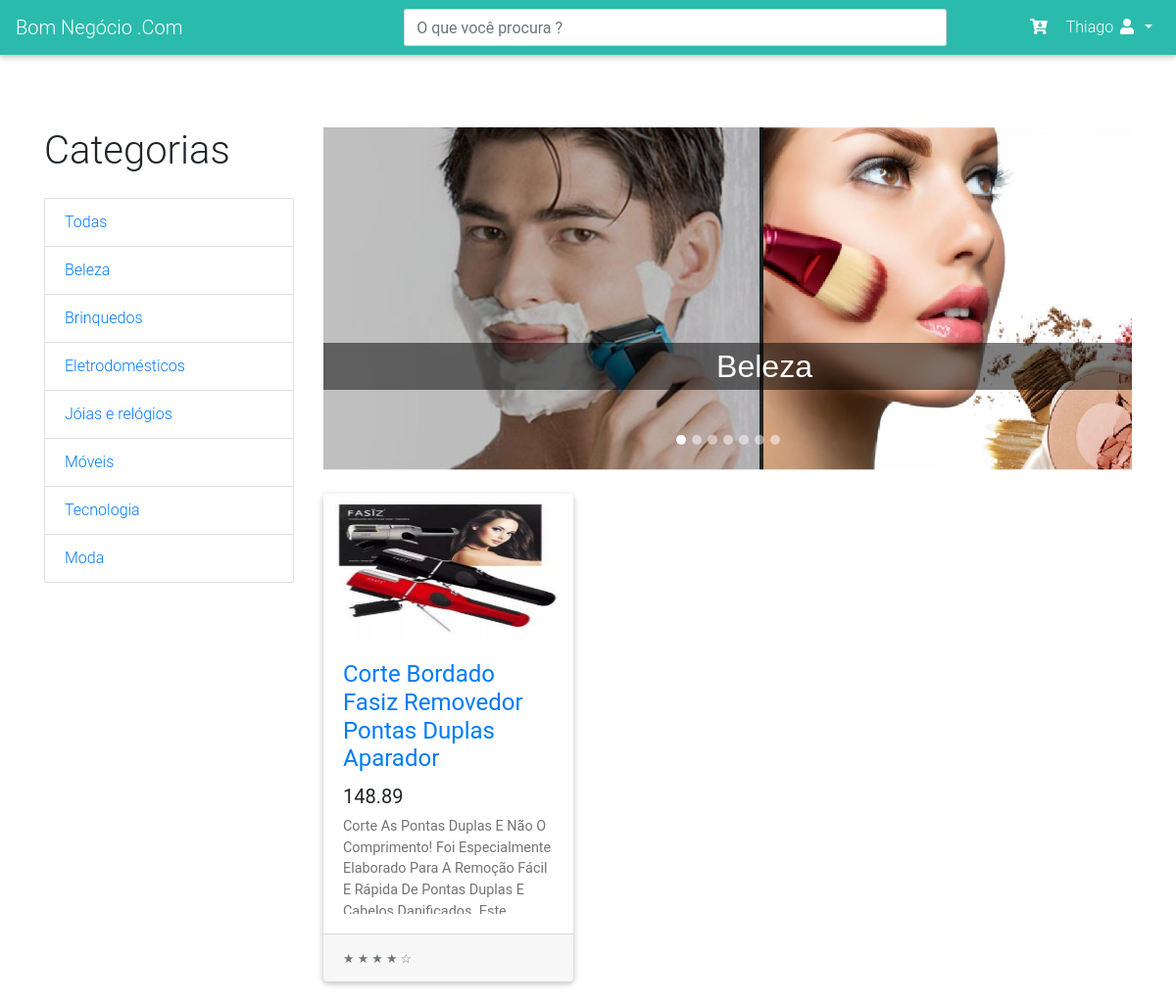
/listar_por_categoria/2 (signed in), run on the app's committed database.
### loja/models.py (models this page shows, shortened)
class Categoria(models.Model):
    nome = models.CharField(max_length=20)
    imgPath = models.ImageField(null=True, upload_to='img/category')
    class Meta:
        verbose_name_plural = 'Categorias'

class Anuncio(models.Model):
    titulo = models.CharField(max_length=100)
    descricao = models.TextField(max_length=1000)
    preco = models.DecimalField(max_digits=7, decimal_places=2)
    imgPath = models.ImageField(null=True, upload_to='img/', default='', blank=True)
    categoria = models.ForeignKey(Categoria, on_delete=models.CASCADE)
    usuario = models.ForeignKey(User, on_delete=models.CASCADE,  null=True, blank=True)
    class Meta:
        verbose_name_plural = 'Anuncios'

### loja/views.py (the view)
# urls.py: path('listar_por_categoria/<int:pk>', listar_por_categoria, name='url_listar_por_categoria'),
@login_required(login_url='url_index')
def listar_por_categoria(request, pk):
    dados = {}
    dados['anuncios'] = Anuncio.objects.filter(categoria = pk)
    dados['categorias'] = Categoria.objects.all()
    dados['usuario'] = request.user
    return render(request, 'loja/home.html', dados)

### loja/templates/loja/home.html (shortened to what this page needs)
{% extends 'loja/menu.html' %}
{% load static %}
{% block content %}
    <div class="container">
    <div class="row">
      <div class="col-lg-3">
        <h1 class="my-4">Categorias</h1>
        <div class="list-group">
            <a href="{% url  'url_home' %}" class="list-group-item"> Todas</a>
            {% for categoria in categorias %}
                <a href="{% url 'url_listar_por_categoria' categoria.id %}" class="list-group-item">{{ categoria.nome }} </a>
            {%endfor%}
        </div>
      </div>
      <div class="col-lg-9">
        <div id="carouselExampleIndicators" class="carousel slide my-4" data-ride="carousel">
          <ol class="carousel-indicators">
              {% for categoria in categorias %}
                  <li data-target="#carouselExampleIndicators" data-slide-to="{{ forloop.counter0 }}" class="{% if forloop.counter0 == 0 %} active {% endif %}"></li>
              {%endfor%}
          </ol>
          <div class="carousel-inner" role="listbox">
              {% for categoria in categorias %}
                <div class="carousel-item {% if forloop.counter == 1 %} active {% endif %}" style="width:900px; height:350px; object-fit:cover;">
                    <a class="img-ink"> {{ categoria.nome }} </a>
                    <img class="d-block img-fluid" src="{{categoria.imgPath.url}}" alt="First slide" style="width:900px; height:350px;">
                </div>
              {%endfor%}
          </div>
          <a class="carousel-control-prev" href="#carouselExampleIndicators" role="button" data-slide="prev">
            <span class="carousel-control-prev-icon" aria-hidden="true"></span>
          </a>
          <a class="carousel-control-next" href="#carouselExampleIndicators" role="button" data-slide="next">
            <span class="carousel-control-next-icon" aria-hidden="true"></span>
          </a>
        </div>
        <div class="row">
        {% for anuncio in anuncios %}
          <div class="col-lg-4 col-md-6 mb-4">
            <div class="card h-100">
              <a href="#"><img class="card-img-top" src="{{anuncio.imgPath.url}}" alt="{{anuncio.titulo}}"></a>
              <div class="card-body">
                <h4 class="card-title">
                  <a href="{% url 'url_detalhes_anuncio' anuncio.id %}">{{anuncio.titulo}}</a>
                </h4>
                <h5>{{anuncio.preco}}</h5>
                <p class="card-text">{{anuncio.descricao}}</p>
              </div>
              <div class="card-footer">
                <small class="text-muted">&#9733; &#9733; &#9733; &#9733; &#9734;</small>
              </div>
            </div>
          </div>
        {%endfor%}
        </div>
      </div>
    </div>
  </div>
{% endblock %}

### loja/templates/loja/menu.html (shortened to what this page needs)
{% load static %}
<!doctype html>
<html lang="en">
<head>
    <link rel="stylesheet" href="https://stackpath.bootstrapcdn.com/bootstrap/4.3.1/css/bootstrap.min.css">
    <link rel="stylesheet" href=" {% static 'css/style.css' %} ">
    <link rel="stylesheet" href=" {% static 'css/mdb.min.css' %} ">
    <link rel="stylesheet" href="https://cdnjs.cloudflare.com/ajax/libs/font-awesome/5.8.2/css/all.css">
</head>
<body>
    <nav class="mb-1 navbar navbar-expand-lg navbar-dark default-color">
      <a class="navbar-brand" href="{% url 'url_home' %}">Bom Negócio .Com</a>
      {% if usuario.id %}
      <div class="col-md-6">
        <form action="{% url 'url_pesquisa_filtrada' %}" method="POST">
          <input name="chave" class="form-control" type="text" placeholder="O que você procura ?" aria-label="Search">
        </form>
      </div>
      {% endif %}
      <div class="collapse navbar-collapse" id="navbarSupportedContent-333">
        <ul class="navbar-nav ml-auto nav-flex-icons">
            <li class="nav-item ">
            <a class="nav-link" href="#">
              <i class="fas fa-cart-arrow-down"></i>
            </a>
          </li>
          <li class="nav-item dropdown">
            <a class="nav-link dropdown-toggle" id="navbarDropdownMenuLink-333" data-toggle="dropdown"
              aria-haspopup="true" aria-expanded="false">
              {% if usuario.id %} {{  usuario }} {% endif %} <i class="fas fa-user"> </i>
            </a>
          </li>
        </ul>
      </div>
    </nav>
    {% block content %}
    {% endblock %}
</body>
</html>

### loja/static/css/style.css (style rules this page uses)
.form-control, .btn { min-height: 38px; border-radius: 2px; }
a.img-ink { position: absolute; font-size: 32px; font-family: sans-serif; text-align: center; width: 100%; margin-top: 220px; color: white !important; background-color:rgba(0, 0, 0, 0.5); }
.card-text { overflow: hidden; height: 100px; text-overflow: ellipsis; }
img.card-img-top { height: 150px; }
nav.mb-1.navbar.navbar-expand-lg.navbar-dark.default-color { margin-bottom: 50px !important; }

### data on the page
Categoria: nome "Beleza", imgPath (picture)
Categoria: nome "Brinquedos"
Categoria: nome "Eletrodomésticos"
Categoria: nome "Jóias e relógios"
Categoria: nome "Móveis"
Categoria: nome "Tecnologia"
Categoria: nome "Moda"
Anuncio: imgPath (picture), titulo "Corte Bordado Fasiz Removedor Pontas Duplas Aparador", preco "148.89", descricao "Corte As Pontas Duplas E Não O Comprimento! Foi Especialmente Elaborado Para A Remoção Fácil E Rápida De Pontas Duplas E…"

### other printed values
{{ usuario }} "Thiago"
